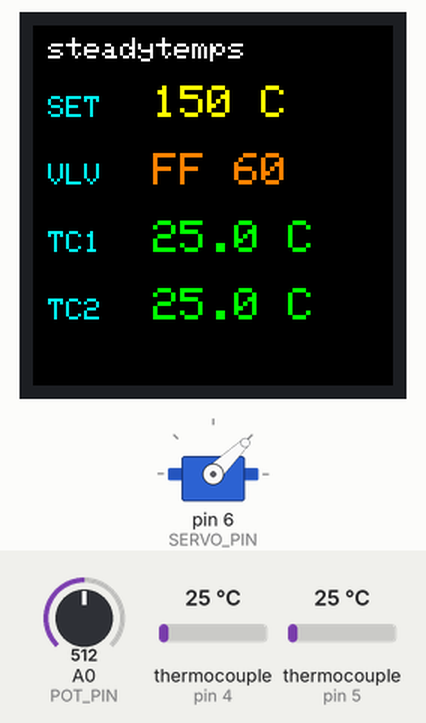
Recording of a sketch running on a simulated Arduino Nano, built with avr-gcc and run on an emulated ATmega328P. Parts: servo, 240×240 colour display. Inputs (shaded band) come from the test bench; at power-on: A0 (POT_PIN) = 512, thermocouple (sensors on pin 4, pin 5) 25 °C. What the sketch prints to the serial monitor is not drawn.

Above: at 2.0 s.
2.1 s: A0 (POT_PIN) set to 267
At 2.6 s:
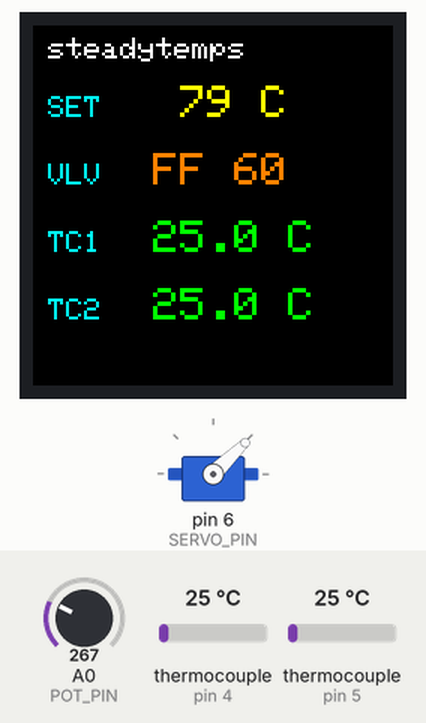
3.7 s: A0 (POT_PIN) set to 249
At 5.2 s:
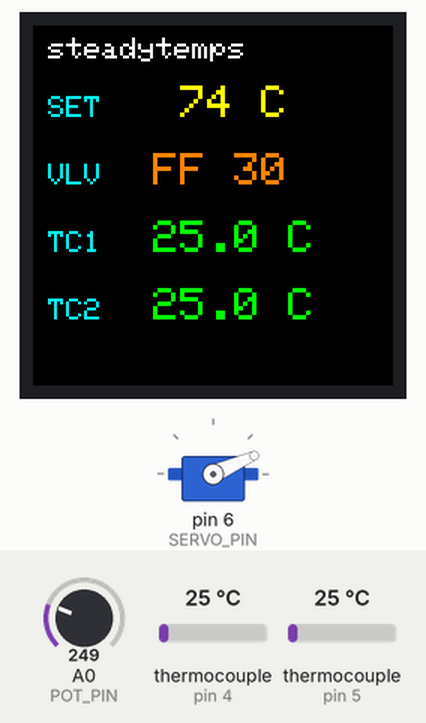
5.5 s: thermocouple (sensor on pin 4) set to 48 °C
At 6.9 s:
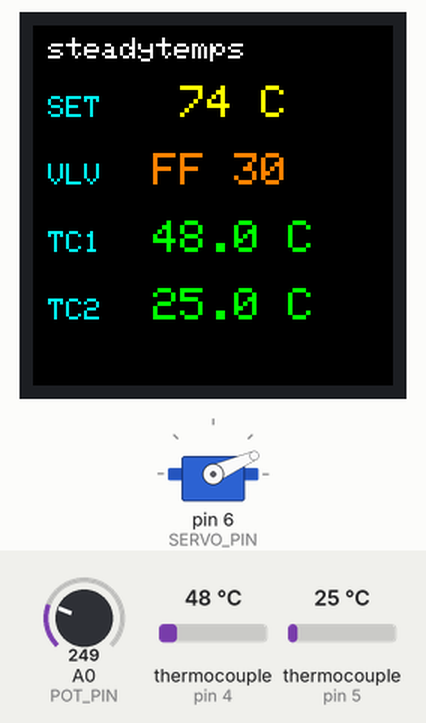
7.5 s: thermocouple (sensor on pin 4) set to 57 °C
At 11.2 s:
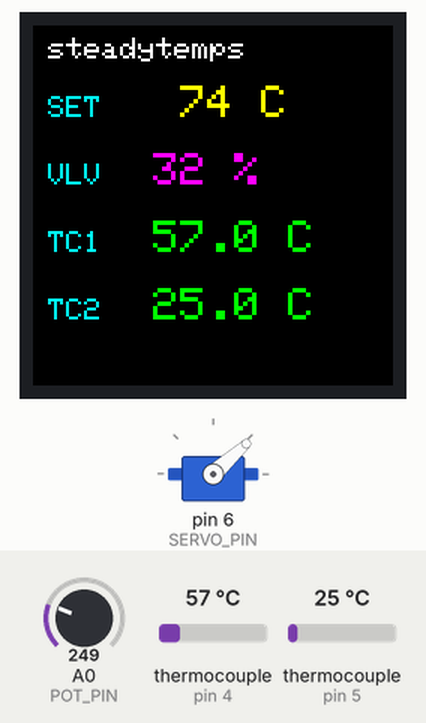
11.5 s: A0 (POT_PIN) set to 122
At 13.0 s:
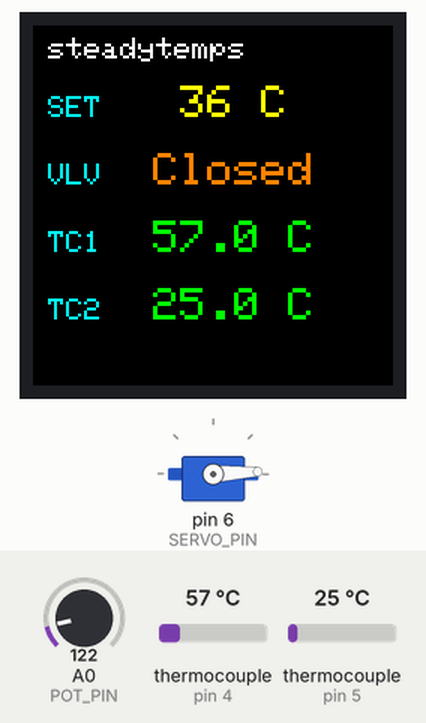
13.5 s: thermocouple (sensor on pin 5) set to 6 °C
At 14.5 s:
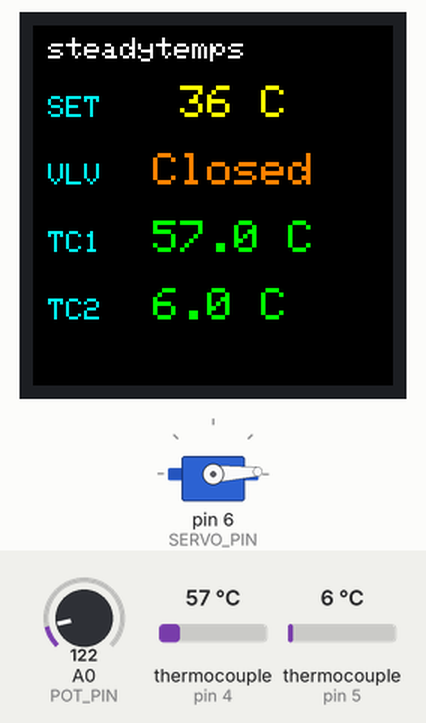
Timing chart, 0 to 16.5 s (numbered marks = the images above; inputs shaded):
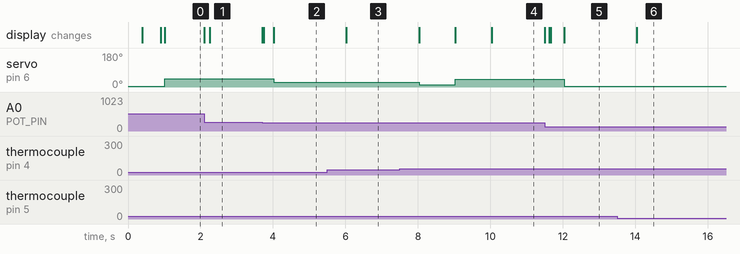

Measured:
- the behaviour switches between 256 and 255 on A0 (POT_PIN) (found by bisection; images 1 and 2)
- the behaviour switches between 53 and 54 °C on thermocouple (sensor on pin 4) (found by bisection; images 3 and 4)
- after the input at 2.1 s, the display: first changes at once (image 1 shows a later state)
- after the input at 3.7 s, servo on pin 6 (SERVO_PIN): 44° → 24° after 0.33 s; the display: first changes at once (image 2 shows a later state)
- after the input at 5.5 s, the display: changes after 0.53 s (image 3)
- after the input at 7.5 s, servo on pin 6 (SERVO_PIN): 24° → 13° after 0.53 s, → 41° 1.0 s later, → 42° 1.0 s later; the display: first changes after 0.53 s (image 4 shows a later state)
- after the input at 11.5 s, servo on pin 6 (SERVO_PIN): 42° → 3° after 0.53 s; the display: first changes at once (image 5 shows a later state)
- after the input at 13.5 s, the display: changes after 0.54 s (image 6)

The sketch:

steadytemps.ino
```cpp
/*
 * steadytemps - GMT130-V1.0 IPS 240x240 ST7789 SPI display
 *               + 2x Adafruit MAX31855 thermocouple amplifiers
 * Board: Arduino Nano 33 IoT (SAMD21)
 *
 * Display wiring (display -> Nano 33 IoT) - HARDWARE SPI:
 *   GND -> GND
 *   VCC -> 3.3V
 *   SCK -> D13   (hardware SPI SCK)
 *   SDA -> D11   (hardware SPI MOSI)
 *   RES -> D8
 *   DC  -> D9
 *   BLK -> 3.3V
 *   (no CS pin -> pass -1 for CS)
 *
 * MAX31855 wiring (both boards) - SOFTWARE SPI (kept off the display bus,
 * because the display has no CS and is always selected on hardware SPI):
 *   Both boards share:
 *     VIN -> 3.3V
 *     GND -> GND
 *     CLK -> D2   (shared software-SPI clock)
 *     DO  -> D3   (shared software-SPI data out / MISO)
 *   Per-board chip select:
 *     Board 1 CS -> D4
 *     Board 2 CS -> D5
 *
 * Libraries (install all via Library Manager):
 *   - Adafruit GFX Library
 *   - Adafruit ST7735 and ST7789 Library
 *   - Adafruit BusIO (dependency)
 *   - Adafruit MAX31855 library
 *   - Servo
 *   - PID by Brett Beauregard (PID_v1)
 *
 * Target-temperature potentiometer (10k):
 *   One outer leg -> 3.3V
 *   Other outer leg -> GND
 *   Wiper (center) -> A0
 *
 * Valve servo:
 *   Signal -> D6
 *   V+     -> external 5V supply (NOT the Nano's 3.3V)
 *   GND    -> common ground (servo supply GND + Nano GND tied together)
 */

#include <Adafruit_GFX.h>
#include <Adafruit_ST7789.h>
#include <Adafruit_MAX31855.h>
#include <Servo.h>
#include <PID_v1.h>
#include <SPI.h>

// ---- Display (hardware SPI) ----
#define TFT_CS   -1   // no CS pin on this module
#define TFT_DC    9
#define TFT_RST   8

Adafruit_ST7789 tft = Adafruit_ST7789(TFT_CS, TFT_DC, TFT_RST);

// ---- Thermocouples (software SPI) ----
#define MAX_CLK   2   // shared clock
#define MAX_DO    3   // shared data out (SO)
#define MAX_CS1   4
#define MAX_CS2   5

Adafruit_MAX31855 thermocouple1(MAX_CLK, MAX_CS1, MAX_DO);
Adafruit_MAX31855 thermocouple2(MAX_CLK, MAX_CS2, MAX_DO);

// ---- Target setpoint (10k potentiometer on A0) ----
#define POT_PIN        A0
const float TARGET_MIN_C = 0.0;     // pot fully CCW
const float TARGET_MAX_C = 300.0;   // pot fully CW
const int   ADC_MAX      = 1023;    // Nano 33 IoT default 10-bit ADC

// ---- Valve servo ----
// Travel is clamped to a safe band so the valve never slams its end stops.
// 0% valve command -> SERVO_MIN_DEG, 100% -> SERVO_MAX_DEG.
#define SERVO_PIN        6
const int SERVO_MIN_DEG = 3; // Min servo travel
const int SERVO_MAX_DEG = 126; // Max servo travel

// Pulse range used by attach(). The Servo default (544-2400 us) pushes low
// angles down to ~600-730 us, which many servos reject and go limp. Pinning
// to a standard 1000-2000 us range keeps every commanded angle inside the
// servo's reliable holding band. Widen toward 600/2400 if you need more
// travel and your servo accepts it.
const int SERVO_MIN_US = 950;
const int SERVO_MAX_US = 2000;

Servo valveServo;

// Commands the valve to 0..100% within the safe band.
void setValvePercent(float pct) {
  pct = constrain(pct, 0.0f, 100.0f);
  int deg = SERVO_MIN_DEG + (int)((SERVO_MAX_DEG - SERVO_MIN_DEG) * pct / 100.0f + 0.5f);
  valveServo.write(deg);
}

// ---- PID temperature control ----
// Ported from the proven sketch. Process variable is TC1, setpoint is the
// pot target, output is the servo position. DIRECT acting (more output =
// more heat).
// conservative: Kp=1, Ki=0.05, Kd=0.25
// aggressive:   Kp=4, Ki=0.2,  Kd=1
double Kp = 4, Ki = 0.2, Kd = 1;

// Below this target (setpoint) temperature the valve is forced closed.
const double MIN_CONTROL_TEMP_C = 60;

double target_temperature = 0;    // setpoint (from pot)
double actual_temperature1 = 0;   // process variable (TC1)
double servo_position = 0;        // PID output / valve command
PID myPID(&actual_temperature1, &servo_position, &target_temperature, Kp, Ki, Kd, DIRECT);

// Original controller used a 10 s cycle; lowered for debugging so the valve
// reacts quickly. Raise back toward 10000 for normal operation.
const unsigned long PID_PERIOD_MS = 1000;
unsigned long lastPid = 0;

// ---- Display layout (value column + row tops) ----
#define VAL_X         80
#define ROW_TARGET_Y  40
#define ROW_VALVE_Y   85
#define ROW_TC1_Y     130
#define ROW_TC2_Y     175

// Update cadence.
const unsigned long UPDATE_MS = 1000;
unsigned long lastUpdate = 0;

// Reads the potentiometer (averaged to suppress ADC jitter) and maps it
// to a target temperature in Celsius.
float readTargetC() {
  const int N = 32;
  long sum = 0;
  for (int i = 0; i < N; i++) {
    sum += analogRead(POT_PIN);
  }
  float raw = sum / (float)N;
  return TARGET_MIN_C + (TARGET_MAX_C - TARGET_MIN_C) * (raw / (float)ADC_MAX);
}

void setup() {
  Serial.begin(115200);

  // --- Servo init FIRST: always boot with the valve closed (= minimum) ---
  valveServo.attach(SERVO_PIN, SERVO_MIN_US, SERVO_MAX_US);
  setValvePercent(0);   // 0% command -> SERVO_MIN_DEG (closed = the minimum)

  // --- Display init ---
  tft.init(240, 240, SPI_MODE3);
  tft.invertDisplay(true);
  tft.setRotation(2);
  tft.fillScreen(ST77XX_BLACK);

  tft.setTextColor(ST77XX_WHITE);
  tft.setTextSize(2);
  tft.setCursor(10, 8);
  tft.println("steadytemps");

  // Static labels (size 2). Offset +7px so they bottom-align with the
  // size-3 values drawn at each row top.
  tft.setTextSize(2);
  tft.setTextColor(ST77XX_CYAN);
  tft.setCursor(10, ROW_TARGET_Y + 7);
  tft.println("SET");
  tft.setCursor(10, ROW_VALVE_Y + 7);
  tft.println("VLV");
  tft.setCursor(10, ROW_TC1_Y + 7);
  tft.println("TC1");
  tft.setCursor(10, ROW_TC2_Y + 7);
  tft.println("TC2");

  // --- Thermocouple init ---
  if (!thermocouple1.begin()) {
    Serial.println("MAX31855 #1 init failed!");
  }
  if (!thermocouple2.begin()) {
    Serial.println("MAX31855 #2 init failed!");
  }

  // --- PID init ---
  myPID.SetMode(AUTOMATIC);

  // Small settle delay for the MAX31855 reference junction.
  delay(500);
}

// Draws a temperature value in a fixed area, clearing the previous value.
// y is the top of the value text. Returns nothing.
void drawTemp(int16_t y, float celsius, uint8_t fault) {
  // Clear the value region.
  tft.fillRect(VAL_X, y, 240 - VAL_X, 28, ST77XX_BLACK);

  tft.setTextSize(3);
  tft.setCursor(VAL_X, y);

  if (fault) {
    tft.setTextColor(ST77XX_RED);
    tft.print("FAULT");
    return;
  }

  if (isnan(celsius)) {
    tft.setTextColor(ST77XX_RED);
    tft.print("NO TC");
    return;
  }

  tft.setTextColor(ST77XX_GREEN);
  tft.print(celsius, 1);
  tft.print(" C");
}

// Draws the target setpoint (whole degrees). Uses opaque text (fg over bg)
// with a fixed-width string so each redraw overwrites the previous value in
// a single pass - no clear-then-draw flash.
void drawTarget(int celsius) {
  char buf[8];
  snprintf(buf, sizeof(buf), "%3d C", celsius);

  tft.setTextSize(3);
  tft.setTextColor(ST77XX_YELLOW, ST77XX_BLACK);
  tft.setCursor(VAL_X, ROW_TARGET_Y);
  tft.print(buf);
}

// Renders the VLV cell. Only repaints when the text or color changes
// (flicker-free) and left-pads to a fixed width so old glyphs are cleared.
void drawValveCell(const char *text, uint16_t color) {
  static char last[12] = "";
  static uint16_t lastColor = 0;
  if (strcmp(text, last) == 0 && color == lastColor) {
    return;
  }
  strncpy(last, text, sizeof(last) - 1);
  last[sizeof(last) - 1] = '\0';
  lastColor = color;

  char buf[12];
  snprintf(buf, sizeof(buf), "%-6s", text);   // fixed 6-char field

  tft.setTextSize(3);
  tft.setTextColor(color, ST77XX_BLACK);
  tft.setCursor(VAL_X, ROW_VALVE_Y);
  tft.print(buf);
}

// PID-driven position, shown as a percentage (magenta).
void drawValve(int pct) {
  char buf[8];
  snprintf(buf, sizeof(buf), "%d %%", pct);
  drawValveCell(buf, ST77XX_MAGENTA);
}

// Hardcoded feedforward override state, shown instead of the percentage
// (orange) so it's clear the value isn't coming from the PID loop.
void drawValveMode(const char *label) {
  drawValveCell(label, ST77XX_ORANGE);
}

// Reads a thermocouple, updates its display row, logs it, and returns the
// temperature in Celsius (NAN on fault / no probe).
float readAndReport(Adafruit_MAX31855 &tc, int16_t valueY, const char *label) {
  uint8_t fault = tc.readError();
  float c = tc.readCelsius();

  drawTemp(valueY, c, fault);

  Serial.print(label);
  Serial.print(": ");
  if (fault) {
    Serial.print("FAULT 0x");
    Serial.println(fault, HEX);
  } else {
    Serial.print(c);
    Serial.println(" C");
  }

  return fault ? NAN : c;
}

// Ports the proven valve-control logic: a gap-based feedforward override when
// far below setpoint and still cold, otherwise the PID. The result is a
// 0..180 deg command (servo_position), which the original wrote straight to
// the servo. Here we convert it to a valve % and apply it through the safe
// 30-70% clamp instead of bypassing it.
void updatePidValve() {
  // On a bad sensor reading, fail safe: drive the valve closed (this also
  // keeps the servo actively driven, so it never goes limp at startup while
  // the MAX31855 cold-junction settles / reports an initial fault).
  if (isnan(actual_temperature1)) {
    setValvePercent(0);
    drawValveMode("TC ERR");
    Serial.println("PID skipped: TC1 fault -> valve closed");
    return;
  }

  // Target below the control threshold: keep the valve hardcoded closed,
  // overriding the PID and feedforward logic.
  if (target_temperature < MIN_CONTROL_TEMP_C) {
    setValvePercent(0);
    drawValveMode("Closed");
    Serial.print("Target below ");
    Serial.print((int)MIN_CONTROL_TEMP_C);
    Serial.println("C -> valve closed");
    return;
  }

  // Detect which mode set servo_position: a hardcoded feedforward override
  // or the PID loop itself.
  bool overrideMode = true;
  const char *modeLabel = "";

  double gap = abs(target_temperature - actual_temperature1);
  if (target_temperature > actual_temperature1 && actual_temperature1 <= 100 && gap >= 50) {
    servo_position = 60;
    modeLabel = "FF 60";
  } else if (target_temperature > actual_temperature1 && actual_temperature1 <= 100 && gap >= 20) {
    servo_position = 30;
    modeLabel = "FF 30";
  } else {
    overrideMode = false;
    myPID.SetTunings(Kp, Ki, Kd);
    myPID.Compute();
    servo_position = map(servo_position, 0, 255, 15, 180);
  }

  // Valve is always physically driven; only the display differs by mode.
  float valve_pct = servo_position / 180.0f * 100.0f;
  setValvePercent(valve_pct);

  int pct_int = (int)(constrain(valve_pct, 0.0f, 100.0f) + 0.5f);
  if (overrideMode) {
    drawValveMode(modeLabel);     // show the hardcoded state, not the %
  } else {
    drawValve(pct_int);           // value came from the PID loop
  }

  Serial.print(overrideMode ? "FF" : "PID");
  Serial.print(" -> Sp(deg): ");
  Serial.print(servo_position);
  Serial.print("  VLV: ");
  Serial.print(pct_int);
  Serial.println(" %");
}

void loop() {
  // Smooth the (already block-averaged) reading with an exponential moving
  // average to knock down residual ADC noise, then apply hysteresis so the
  // displayed whole-degree value only changes on clear, deliberate movement.
  static float filtered = NAN;
  float raw = readTargetC();
  if (isnan(filtered)) {
    filtered = raw;
  }
  filtered += 0.15f * (raw - filtered);

  // The smoothed pot value is the PID setpoint.
  target_temperature = filtered;

  static int lastShownTarget = -9999;
  if (lastShownTarget == -9999 || fabs(filtered - lastShownTarget) >= 1.0) {
    int shown = (int)(filtered + 0.5);
    if (shown != lastShownTarget) {
      drawTarget(shown);
      Serial.print("SET: ");
      Serial.print(shown);
      Serial.println(" C");
      lastShownTarget = shown;
    }
  }

  unsigned long now = millis();

  // Thermocouples update on the display cadence; TC1 feeds the PID.
  if (now - lastUpdate >= UPDATE_MS) {
    lastUpdate = now;
    actual_temperature1 = readAndReport(thermocouple1, ROW_TC1_Y, "TC1");
    readAndReport(thermocouple2, ROW_TC2_Y, "TC2");
  }

  // PID drives the valve on its own (slower) control cycle.
  if (now - lastPid >= PID_PERIOD_MS) {
    lastPid = now;
    updatePidValve();
  }
}
```
